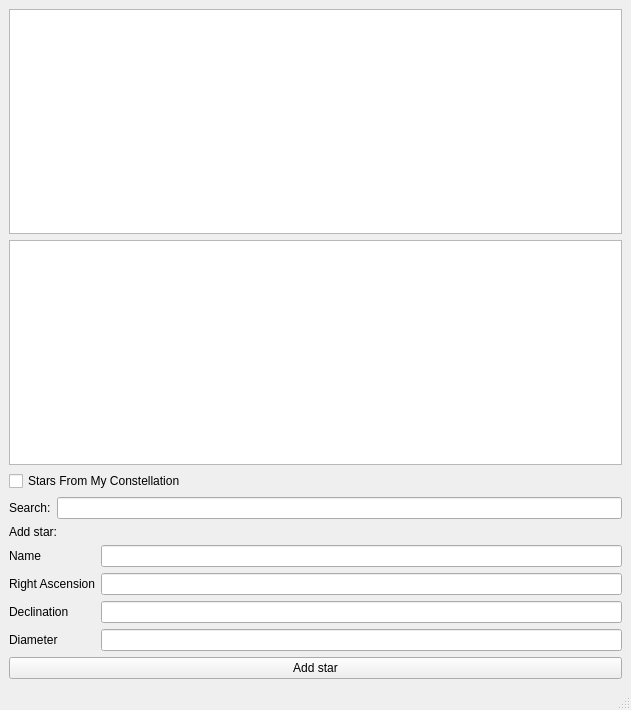
<?xml version="1.0" encoding="UTF-8"?>
<ui version="4.0">
 <class>TeacherWindow</class>
 <widget class="QMainWindow" name="TeacherWindow">
  <property name="geometry">
   <rect>
    <x>0</x>
    <y>0</y>
    <width>631</width>
    <height>710</height>
   </rect>
  </property>
  <property name="windowTitle">
   <string>MainWindow</string>
  </property>
  <widget class="QWidget" name="centralwidget">
   <layout class="QVBoxLayout" name="verticalLayout">
    <item>
     <widget class="QTableView" name="myStudentsTableView"/>
    </item>
    <item>
     <widget class="QListView" name="searchListView"/>
    </item>
    <item>
     <widget class="QCheckBox" name="starsFromMyConstellationCheckBox">
      <property name="text">
       <string>Stars From My Constellation</string>
      </property>
     </widget>
    </item>
    <item>
     <layout class="QFormLayout" name="formLayout">
      <item row="0" column="0">
       <widget class="QLabel" name="searchLabel">
        <property name="text">
         <string>Search:</string>
        </property>
       </widget>
      </item>
      <item row="0" column="1">
       <widget class="QLineEdit" name="searchLineEdit"/>
      </item>
     </layout>
    </item>
    <item>
     <widget class="QLabel" name="addStarLabel">
      <property name="text">
       <string>Add star:</string>
      </property>
     </widget>
    </item>
    <item>
     <layout class="QFormLayout" name="formLayout_2">
      <item row="0" column="0">
       <widget class="QLabel" name="nameLabel">
        <property name="text">
         <string>Name</string>
        </property>
       </widget>
      </item>
      <item row="0" column="1">
       <widget class="QLineEdit" name="nameLineEdit"/>
      </item>
      <item row="1" column="0">
       <widget class="QLabel" name="RaLabel">
        <property name="text">
         <string>Right Ascension</string>
        </property>
       </widget>
      </item>
      <item row="1" column="1">
       <widget class="QLineEdit" name="rightAscensionLineEdit"/>
      </item>
      <item row="2" column="0">
       <widget class="QLabel" name="label_3">
        <property name="text">
         <string>Declination</string>
        </property>
       </widget>
      </item>
      <item row="2" column="1">
       <widget class="QLineEdit" name="declinationLineEdit"/>
      </item>
      <item row="3" column="0">
       <widget class="QLabel" name="label_4">
        <property name="text">
         <string>Diameter</string>
        </property>
       </widget>
      </item>
      <item row="3" column="1">
       <widget class="QLineEdit" name="diameterLineEdit"/>
      </item>
     </layout>
    </item>
    <item>
     <widget class="QPushButton" name="addStudentPushButton">
      <property name="styleSheet">
       <string notr="true"/>
      </property>
      <property name="text">
       <string>Add star</string>
      </property>
     </widget>
    </item>
   </layout>
  </widget>
  <widget class="QMenuBar" name="menubar">
   <property name="geometry">
    <rect>
     <x>0</x>
     <y>0</y>
     <width>631</width>
     <height>26</height>
    </rect>
   </property>
  </widget>
  <widget class="QStatusBar" name="statusbar"/>
 </widget>
 <resources/>
 <connections/>
</ui>
